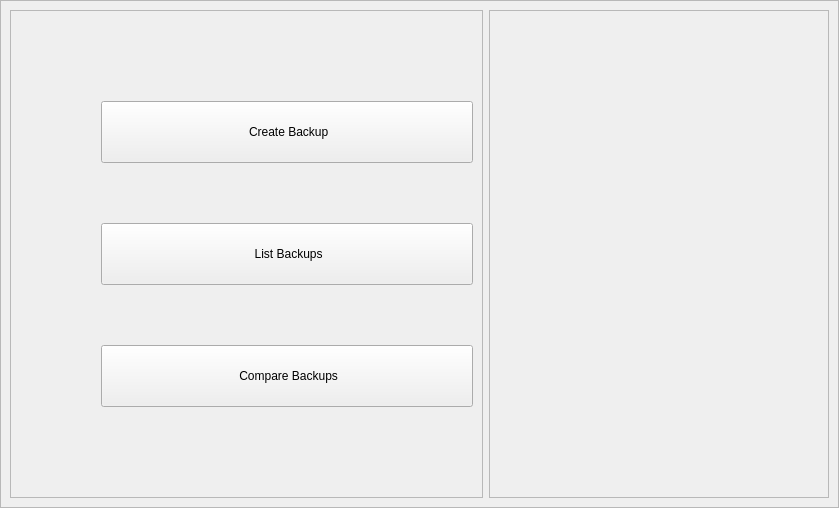
        <widget class="QWidget" name="menuPage">
         <property name="autoFillBackground">
          <bool>true</bool>
         </property>
         <layout class="QGridLayout" name="gridLayout_5">
          <property name="leftMargin">
           <number>0</number>
          </property>
          <property name="topMargin">
           <number>0</number>
          </property>
          <property name="rightMargin">
           <number>0</number>
          </property>
          <property name="bottomMargin">
           <number>0</number>
          </property>
          <item row="0" column="0">
           <widget class="QFrame" name="frame_3">
            <property name="autoFillBackground">
             <bool>false</bool>
            </property>
            <property name="frameShape">
             <enum>QFrame::StyledPanel</enum>
            </property>
            <property name="frameShadow">
             <enum>QFrame::Raised</enum>
            </property>
            <layout class="QHBoxLayout" name="horizontalLayout_3">
             <item>
              <widget class="QFrame" name="frame_2">
               <property name="frameShape">
                <enum>QFrame::StyledPanel</enum>
               </property>
               <property name="frameShadow">
                <enum>QFrame::Raised</enum>
               </property>
               <layout class="QGridLayout" name="gridLayout_3">
                <property name="leftMargin">
                 <number>90</number>
                </property>
                <property name="topMargin">
                 <number>90</number>
                </property>
                <property name="bottomMargin">
                 <number>90</number>
                </property>
                <property name="verticalSpacing">
                 <number>60</number>
                </property>
                <item row="1" column="0">
                 <widget class="QPushButton" name="listBackupButton">
                  <property name="sizePolicy">
                   <sizepolicy hsizetype="Minimum" vsizetype="MinimumExpanding">
                    <horstretch>0</horstretch>
                    <verstretch>0</verstretch>
                   </sizepolicy>
                  </property>
                  <property name="minimumSize">
                   <size>
                    <width>372</width>
                    <height>62</height>
                   </size>
                  </property>
                  <property name="text">
                   <string> List Backups</string>
                  </property>
                  <property name="icon">
                   <iconset resource="../resources/assets.qrc">
                    <normaloff>:/assets/icons/icons/list.svg</normaloff>:/assets/icons/icons/list.svg</iconset>
                  </property>
                 </widget>
                </item>
                <item row="2" column="0">
                 <widget class="QPushButton" name="compareBackupButton">
                  <property name="sizePolicy">
                   <sizepolicy hsizetype="Minimum" vsizetype="MinimumExpanding">
                    <horstretch>0</horstretch>
                    <verstretch>0</verstretch>
                   </sizepolicy>
                  </property>
                  <property name="minimumSize">
                   <size>
                    <width>372</width>
                    <height>62</height>
                   </size>
                  </property>
                  <property name="text">
                   <string> Compare Backups</string>
                  </property>
                  <property name="icon">
                   <iconset resource="../resources/assets.qrc">
                    <normaloff>:/assets/icons/icons/code-compare.svg</normaloff>:/assets/icons/icons/code-compare.svg</iconset>
                  </property>
                 </widget>
                </item>
                <item row="0" column="0">
                 <widget class="QPushButton" name="createBackupButton">
                  <property name="sizePolicy">
                   <sizepolicy hsizetype="Minimum" vsizetype="MinimumExpanding">
                    <horstretch>0</horstretch>
                    <verstretch>0</verstretch>
                   </sizepolicy>
                  </property>
                  <property name="minimumSize">
                   <size>
                    <width>372</width>
                    <height>62</height>
                   </size>
                  </property>
                  <property name="text">
                   <string> Create Backup</string>
                  </property>
                  <property name="icon">
                   <iconset resource="../resources/assets.qrc">
                    <normaloff>:/assets/icons/icons/square-plus.svg</normaloff>:/assets/icons/icons/square-plus.svg</iconset>
                  </property>
                  <property name="iconSize">
                   <size>
                    <width>36</width>
                    <height>36</height>
                   </size>
                  </property>
                  <property name="checkable">
                   <bool>false</bool>
                  </property>
                  <property name="checked">
                   <bool>false</bool>
                  </property>
                  <property name="autoDefault">
                   <bool>false</bool>
                  </property>
                  <property name="default">
                   <bool>false</bool>
                  </property>
                  <property name="flat">
                   <bool>false</bool>
                  </property>
                 </widget>
                </item>
               </layout>
              </widget>
             </item>
             <item>
              <widget class="QFrame" name="backupImg">
               <property name="enabled">
                <bool>true</bool>
               </property>
               <property name="styleSheet">
                <string notr="true"/>
               </property>
               <property name="frameShape">
                <enum>QFrame::StyledPanel</enum>
               </property>
               <property name="frameShadow">
                <enum>QFrame::Raised</enum>
               </property>
               <layout class="QGridLayout" name="gridLayout_4">
                <property name="rightMargin">
                 <number>9</number>
                </property>
                <item row="1" column="1">
                 <widget class="QLabel" name="label">
                  <property name="sizePolicy">
                   <sizepolicy hsizetype="Fixed" vsizetype="Fixed">
                    <horstretch>0</horstretch>
                    <verstretch>0</verstretch>
                   </sizepolicy>
                  </property>
                  <property name="minimumSize">
                   <size>
                    <width>320</width>
                    <height>320</height>
                   </size>
                  </property>
                  <property name="maximumSize">
                   <size>
                    <width>640</width>
                    <height>640</height>
                   </size>
                  </property>
                  <property name="text">
                   <string/>
                  </property>
                  <property name="textFormat">
                   <enum>Qt::AutoText</enum>
                  </property>
                  <property name="pixmap">
                   <pixmap resource="../resources/assets.qrc">:/assets/images/backup.png</pixmap>
                  </property>
                  <property name="scaledContents">
                   <bool>true</bool>
                  </property>
                  <property name="wordWrap">
                   <bool>false</bool>
                  </property>
                  <property name="margin">
                   <number>40</number>
                  </property>
                  <property name="indent">
                   <number>0</number>
                  </property>
                 </widget>
                </item>
               </layout>
              </widget>
             </item>
            </layout>
           </widget>
          </item>
         </layout>
        </widget>
